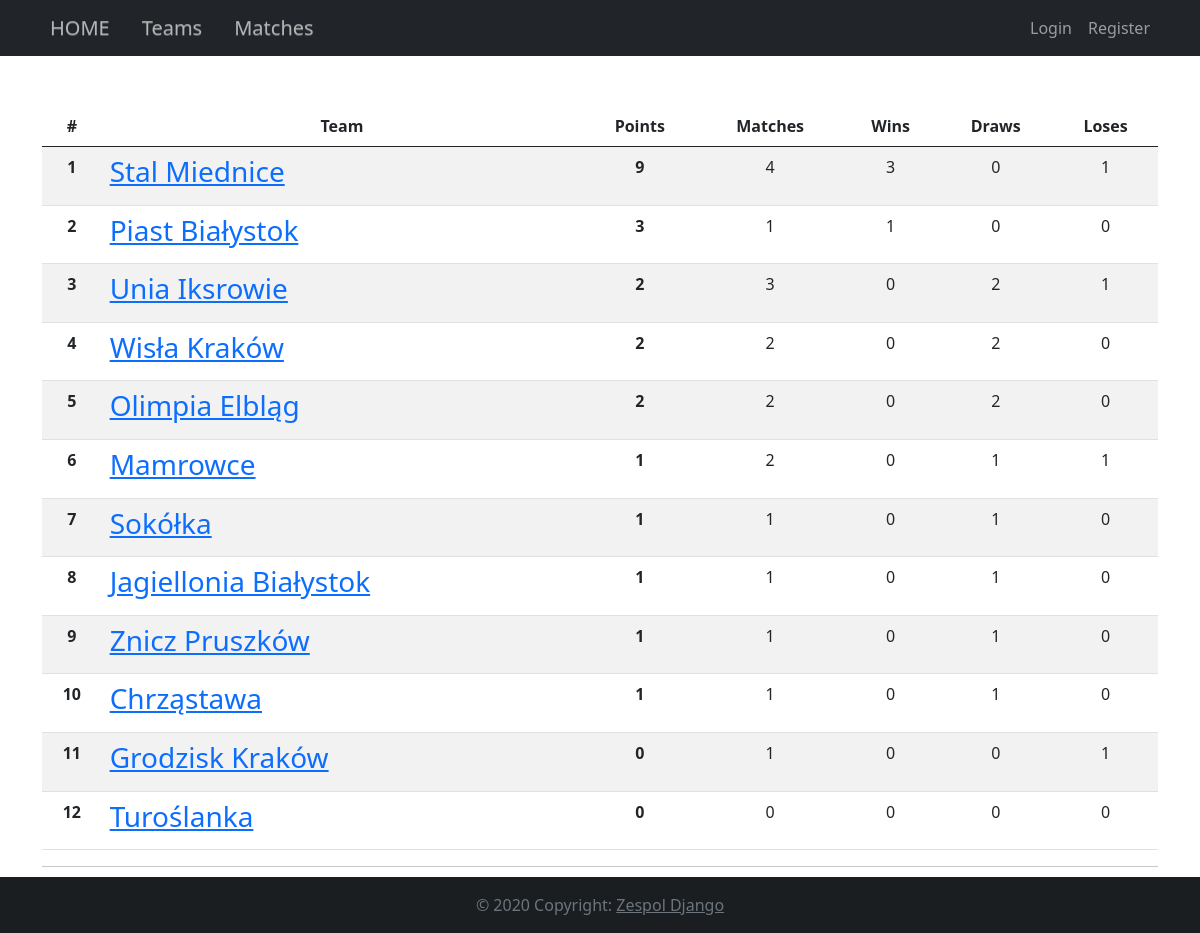
Page /team/ on the committed database.
### football_league/models.py (models this page shows, shortened)
class Team(models.Model):
    name = models.CharField(max_length=100, validators=[RegexValidator('^[a-zA-Z]+$', message="Only Letters")])
    league = models.ForeignKey(League, on_delete=models.CASCADE)

### football_league/views.py (the view)
# urls.py: path('team/', views.TeamIndexView.as_view(), name='team_index'),
class TeamIndexView(generic.ListView):
    template_name = 'football_league/Team/team_list.html'
    context_object_name = 'data'
    def get_queryset(self):
        team_list = Team.objects.all()
        team_results = getTeamsRanking(team_list)
        queryset = {'team_results': team_results}
        return queryset

### football_league/templatetags/index.py (called while the page is built)
@register.filter
def index(indexable, i):
    return indexable[i]

### football_league/views.py (called while the page is built)
def getMatchResult(match):
    stats = Statistic.objects.filter(Q(match=match))
    goals_host = 0
    goals_guest = 0
    for s in stats:
        if match.host == s.player.team:
            goals_host += s.goals
        else:
            goals_guest += s.goals
    return {'host': goals_host, 'guest': goals_guest}

def getTeamsRanking(team_list):
    team_results = []
    for team in team_list:
        match_list = Match.objects.filter(Q(host=team) | Q(guest=team))
        wins = 0
        draws = 0
        loses = 0
        points = 0
        for match in match_list:
            result = getMatchResult(match)
            if result['host'] == result['guest']:
                draws += 1
            elif match.host == team and match.did_host_win or match.guest == team and not match.did_host_win:
                wins += 1
            else:
                loses += 1
            points = draws + wins * 3
        team_results.append([team, points, wins + draws + loses, wins, draws, loses])
    team_results.sort(reverse=True, key=lambda r: (r[1], r[2], r[3]))
    return team_results

### football_league/templates/football_league/Team/team_list.html
{% extends 'football_league/base.html' %}
{% block content %}
{% load index %}
    <div class="team">
            <div class="ptable">
                <table class="table table-striped table-hover">
                    <thead class="thead-dark">
                    <tr class="text-center">
                        <th>#</th>
                        <th>Team</th>
                        <th>Points</th>
                        <th>Matches</th>
                        <th>Wins</th>
                        <th>Draws</th>
                        <th>Loses</th>
                    </tr>
                    </thead>
                    <tbody>
                    {% for stat in data.team_results %}
                    <tr>
                        <td class="text-center"><b>{{ forloop.counter }}</b></td>
                        {% with team=stat|index:0 %}
                        <td> <h3><a href="{% url 'football_league:team_detail' team.id %}">{{ team.name|linebreaksbr }}</a></h3> </td>
                        {% endwith %}
                        <td class="text-center"><b>{{ stat|index:1 }}</b></td>
                        <td class="text-center">{{ stat|index:2 }}</td>
                        <td class="text-center">{{ stat|index:3 }}</td>
                        <td class="text-center">{{ stat|index:4 }}</td>
                        <td class="text-center">{{ stat|index:5 }}</td>
                    </tr>
                    {% endfor %}
                     </tbody>
                </table>
            </div>
            <hr>
        </div>
{% endblock %}

### rows in the picture
Team: name "Stal Miednice", stat "9", stat "4", league "3", stat "0", stat "1"
Team: name "Piast Białystok", league "3", stat "1", stat "0"
Team: name "Unia Iksrowie", stat "2", league "3", stat "0", stat "1"
Team: name "Wisła Kraków", stat "2", stat "0"
Team: name "Olimpia Elbląg", stat "2", stat "0"
Team: name "Mamrowce", stat "1", stat "2", stat "0"
Team: name "Sokółka", stat "1", stat "0"
Team: name "Jagiellonia Białystok", stat "1", stat "0"
Team: name "Znicz Pruszków", stat "1", stat "0"
Team: name "Chrząstawa", stat "1", stat "0"
Team: name "Grodzisk Kraków", stat "0", stat "1"
Team: name "Turoślanka", stat "0"
